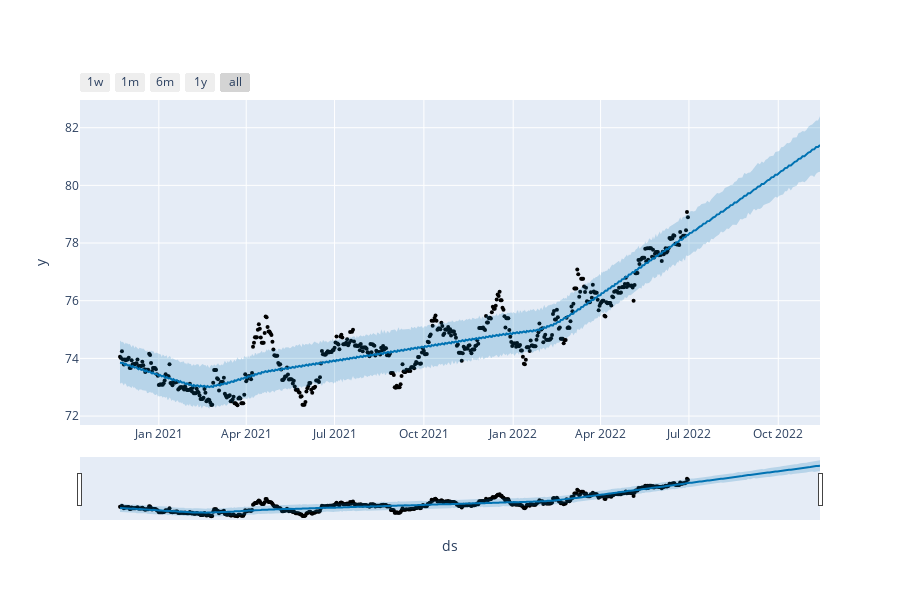

The code cell stored with this chart in its notebook:
### Code cell
# Creating the model based on training data and visualising the future trend
model_usd_inr = Prophet(changepoint_prior_scale=0.01, seasonality_mode='multiplicative', \
            weekly_seasonality=True, \
            daily_seasonality=False)

model_usd_inr.fit(data_train_inr)
future_days = model_usd_inr.make_future_dataframe(periods=68, freq='2D')

forecast_days = model_usd_inr.predict(future_days)
forecast_days['yhat'] = forecast_days['yhat'].clip(lower=0)

plot_plotly(model_usd_inr, forecast_days)

### Figure 1 — Plotly figure (JSON) as saved in the notebook; plotly's stock layout.template omitted (floating-point values rounded to 4 significant figures; data arrays with more than 128 entries replaced by an {"elided": "..."} marker saying what was removed)
{"data": [{"marker": {"color": "black", "size": 4}, "mode": "markers", "name": "Actual", "type": "scatter", "x": {"elided": "584 str values"}, "y": {"elided": "584 float values"}}, {"hoverinfo": "skip", "line": {"width": 0}, "mode": "lines", "type": "scatter", "x": {"elided": "652 str values"}, "y": {"elided": "652 float values"}}, {"fill": "tonexty", "fillcolor": "rgba(0, 114, 178, 0.2)", "line": {"color": "#0072B2", "width": 2}, "mode": "lines", "name": "Predicted", "type": "scatter", "x": {"elided": "652 str values"}, "y": {"elided": "652 float values"}}, {"fill": "tonexty", "fillcolor": "rgba(0, 114, 178, 0.2)", "hoverinfo": "skip", "line": {"width": 0}, "mode": "lines", "type": "scatter", "x": {"elided": "652 str values"}, "y": {"elided": "652 float values"}}], "layout": {"height": 600, "showlegend": false, "width": 900, "xaxis": {"rangeselector": {"buttons": [{"count": 7, "label": "1w", "step": "day", "stepmode": "backward"}, {"count": 1, "label": "1m", "step": "month", "stepmode": "backward"}, {"count": 6, "label": "6m", "step": "month", "stepmode": "backward"}, {"count": 1, "label": "1y", "step": "year", "stepmode": "backward"}, {"step": "all"}]}, "rangeslider": {"visible": true}, "title": {"text": "ds"}, "type": "date"}, "yaxis": {"title": {"text": "y"}}}}
